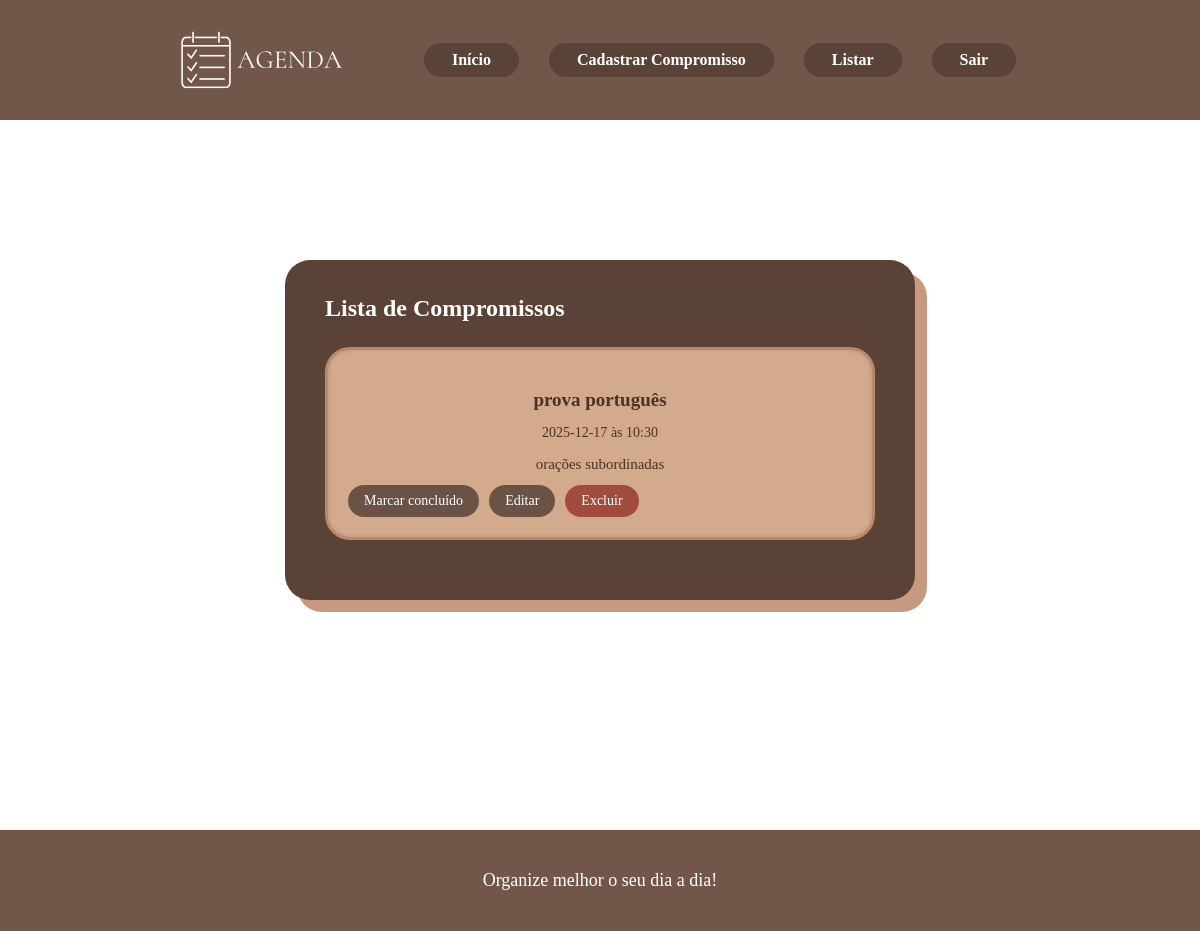
The app's page /listar (signed in), older data.
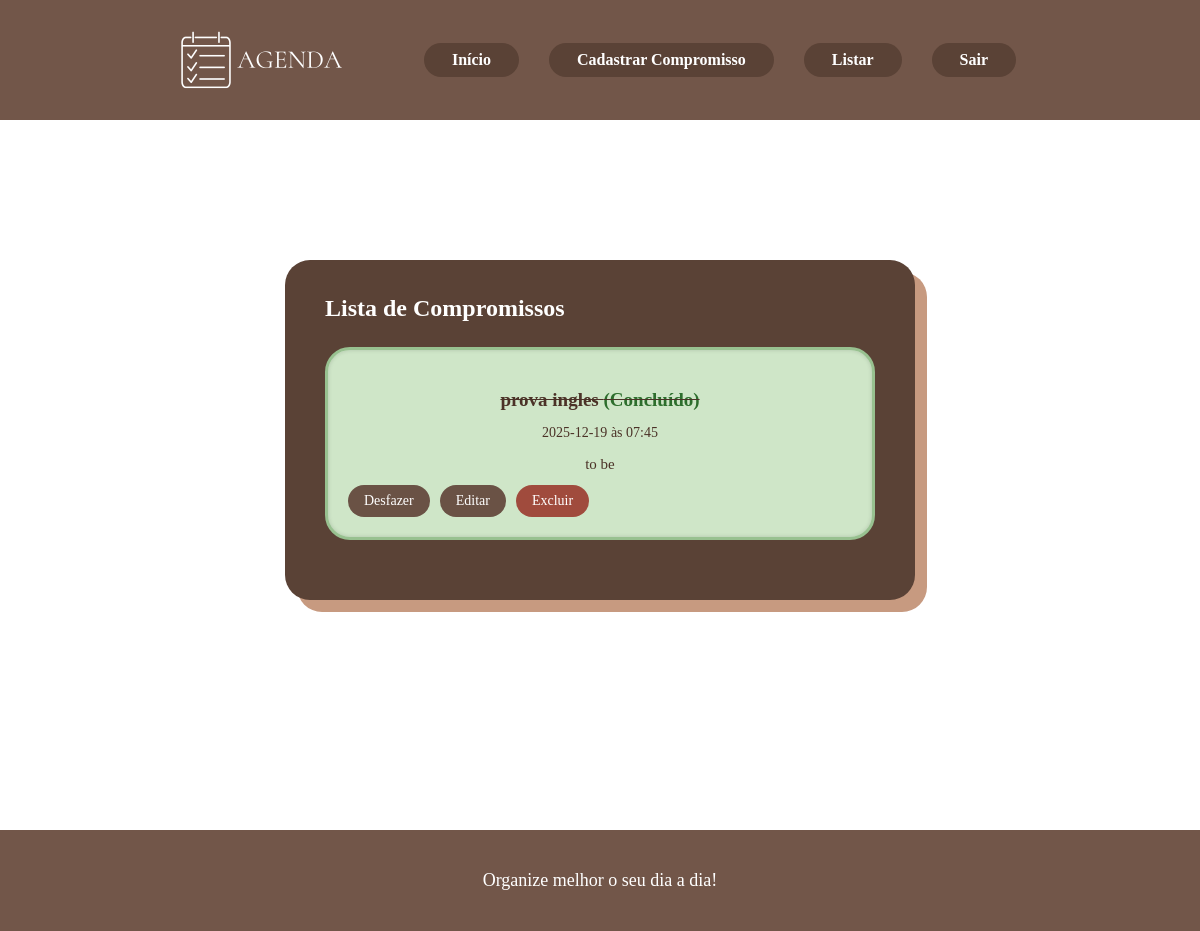
The same page, newer data.
### models/compromisso_model.py (models this page shows, shortened)
class Compromisso(Base):
    __tablename__ = "compromissos"
    id = Column(Integer, primary_key=True, autoincrement=True)
    titulo = Column(String, nullable=False)
    data = Column(String, nullable=False)   # mantive string para compatibilidade com seus templates
    hora = Column(String, nullable=False)
    descricao = Column(String)
    concluido = Column(Boolean, default=False)
    usuario_id = Column(Integer, ForeignKey("usuarios.id"), nullable=False)
    usuario = relationship("Usuario", backref="compromissos")

### controllers/compromisso_controller.py (the view)
@compromisso_bp.route("/listar")
def listar():
    if not _require_login():
        return redirect(url_for("usuario.login"))
    db = SessionLocal()
    compromissos = db.query(Compromisso).filter_by(usuario_id=session["usuario_id"]).all()
    db.close()
    return render_template("listar.html", compromissos=compromissos)

### controllers/compromisso_controller.py (called while the page is built)
def _require_login():
    if "usuario_id" not in session:
        return False
    return True

### templates/listar.html
{% extends 'base.html' %}
{% block content %}
{% if compromissos %}
<div class="card-form">
    <h2>Lista de Compromissos</h2>
    <div class="lista-compromissos">
        {% for c in compromissos %}
        <div class="compromisso-item {% if c.concluido %}comp-concluido{% endif %}">
            <p class="titulo">
                {% if c.concluido %}
                    {{ c.titulo }} <span class="done">(Concluído)</span>
                {% else %}
                    {{ c.titulo }}
                {% endif %}
            </p>
            <p class="info">{{ c.data }} às {{ c.hora }}</p>
            <p class="desc">{{ c.descricao }}</p>
            <div class="botoes">
                {% if not c.concluido %}
                    <a class="btn" href="{{ url_for('compromisso.concluir', id=c.id) }}">Marcar concluído</a>
                {% else %}
                    <a class="btn" href="{{ url_for('compromisso.desfazer', id=c.id) }}">Desfazer</a>
                {% endif %}
                <a class="btn" href="{{ url_for('compromisso.editar', id=c.id) }}">Editar</a>
                <a class="btn btn-danger" href="{{ url_for('compromisso.excluir', id=c.id) }}" onclick="return confirm('Excluir este compromisso?')">Excluir</a>
            </div>
        </div>
        {% endfor %}
    </div>
</div>
{% else %}
    <p>Nenhum compromisso cadastrado.</p>
{% endif %}
{% endblock %}

### templates/base.html (shortened to what this page needs)
<!DOCTYPE html>
<html lang="pt-br">
<head>
    <link rel="stylesheet" href="{{ url_for('static', filename='style.css') }}">
</head>
<body>
    <nav>
        <a href="{{ url_for('index') }}" class="logo-link">
            <img src="{{ url_for('static', filename='logo.png') }}" alt="Logo Agenda" class="logo-nav">
        </a>
        <a href="{{ url_for('index') }}">Início</a>
        {% if session.get('usuario_id') %}
            <a href="{{ url_for('compromisso.cadastrar') }}">Cadastrar Compromisso</a>
            <a href="{{ url_for('compromisso.listar') }}">Listar</a>
            <a href="{{ url_for('usuario.logout') }}">Sair</a>
        {% else %}
            <a href="{{ url_for('usuario.login') }}">Login</a>
            <a href="{{ url_for('usuario.register') }}">Criar conta</a>
        {% endif %}
    </nav>
    <div class="container">
        {% block content %}{% endblock %}
    </div>
    <footer>
    Organize melhor o seu dia a dia!
</footer>
</body>
</html>

### static/style.css (style rules this page uses)
html, body { height: 100%; margin: 0; padding: 0; }
body { display: flex; flex-direction: column; margin: 0; padding: 0; background-color: #ffffff; font-family: 'Georgia', serif; }
nav { background: #725649; padding: 10px 25px; text-align: center; display: flex; justify-content: center; align-items: center; flex-wrap: wrap; }
.logo-link { display: flex; align-items: center; background: none !important; padding: 0; margin: 0 40px 0 0; border-radius: 0; }
.logo-nav { height: 100px; width: auto; vertical-align: middle; }
nav a { display: inline-block; background: #5a4236; color: #ffffff; text-decoration: none; padding: 8px 28px; margin: 10px 15px; border-radius: 20px; font-size: 16px; font-weight: bold; transition: 0.2s; }
.container { flex: 1; align-items: center; justify-content: center; align-content: center; margin: 80px auto; width: 80%; max-width: 900px; text-align: center; }
footer { margin-top: 90px; background: #725649; padding: 40px; text-align: center; color: #ffffff; font-size: 18px; }
.card-form { background: #5a4236; width: 550px; margin: 60px auto; padding: 35px 40px; border-radius: 25px; color: #ffffff; position: relative; box-shadow: 12px 12px 0px #c79a80; }
.card-form h2 { margin-top: 0; text-align: left; margin-bottom: 25px; }
.lista-compromissos { margin-top: 20px; }
.compromisso-item { background: #d4aa8c; padding: 20px; margin: 25px 0; border-radius: 25px; border: 3px solid #b8896e; box-shadow: inset 0 0 4px rgba(0,0,0,0.15); color: #4b3227; }
.comp-concluido { background: #cfe6c8; border-color: #98c190; }
.comp-concluido .titulo { text-decoration: line-through; }
.done { color: #2d6e2d; font-weight: bold; }
.compromisso-item .titulo { font-size: 19px; font-weight: bold; margin-bottom: 5px; }
.compromisso-item .info { font-size: 14px; margin-bottom: 6px; }
.compromisso-item .desc { font-size: 15px; margin-bottom: 12px; }
.botoes { display: flex; gap: 10px; flex-wrap: wrap; }
.btn { background: #6a5245; color: white; padding: 8px 16px; border-radius: 20px; text-decoration: none; font-size: 14px; transition: 0.2s; }
.btn-danger { background: #a04b3d; }

Row changes from the older to the newer data that the page shows:
no longer on this page (row edited): Compromisso: titulo "prova português", data "2025-12-17", hora "10:30", descricao "orações subordinadas", concluido False (drawn)
now on this page (row edited): Compromisso: titulo "prova ingles", data "2025-12-19", hora "07:45", descricao "to be", concluido True (drawn)
